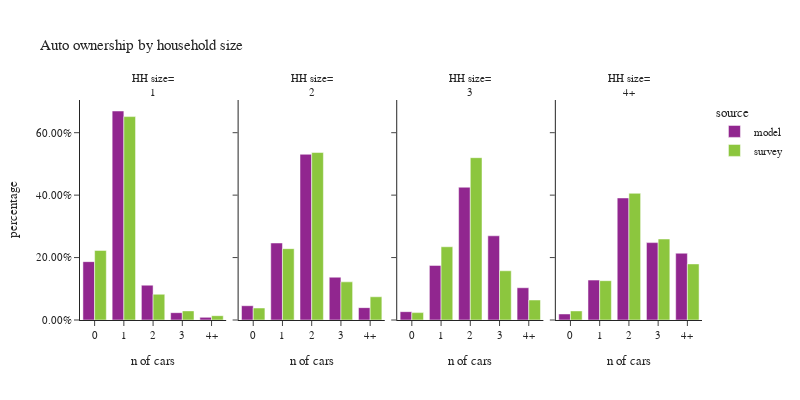

The notebook cell this image was saved under:
### Code cell
plot_auto(hh,'hhsize_simple','household size', 'HH size')

### Figure 1 — Plotly figure (JSON) as saved in the notebook; plotly's stock layout.template omitted (floating-point values rounded to 4 significant figures)
{"data": [{"alignmentgroup": "True", "customdata": [[90238], [323191], [53846], [11356], [4103]], "hovertemplate": "source=model<br>hhsize_simple=1<br>auto_ownership_simple=%{x}<br>percentage=%{y}<br>sample count=%{customdata[0]}<extra></extra>", "legendgroup": "model", "marker": {"color": "#91268F", "pattern": {"shape": ""}}, "name": "model", "offsetgroup": "model", "orientation": "v", "showlegend": true, "textposition": "auto", "type": "bar", "x": ["0", "1", "2", "3", "4+"], "xaxis": "x", "y": [0.1869, 0.6695, 0.1115, 0.02352, 0.0085], "yaxis": "y"}, {"alignmentgroup": "True", "customdata": [[26633], [143770], [309419], [79926], [23079]], "hovertemplate": "source=model<br>hhsize_simple=2<br>auto_ownership_simple=%{x}<br>percentage=%{y}<br>sample count=%{customdata[0]}<extra></extra>", "legendgroup": "model", "marker": {"color": "#91268F", "pattern": {"shape": ""}}, "name": "model", "offsetgroup": "model", "orientation": "v", "showlegend": false, "textposition": "auto", "type": "bar", "x": ["0", "1", "2", "3", "4+"], "xaxis": "x2", "y": [0.0457, 0.2467, 0.5309, 0.1371, 0.0396], "yaxis": "y2"}, {"alignmentgroup": "True", "customdata": [[7278], [47666], [115902], [73498], [28160]], "hovertemplate": "source=model<br>hhsize_simple=3<br>auto_ownership_simple=%{x}<br>percentage=%{y}<br>sample count=%{customdata[0]}<extra></extra>", "legendgroup": "model", "marker": {"color": "#91268F", "pattern": {"shape": ""}}, "name": "model", "offsetgroup": "model", "orientation": "v", "showlegend": false, "textposition": "auto", "type": "bar", "x": ["0", "1", "2", "3", "4+"], "xaxis": "x3", "y": [0.02671, 0.1749, 0.4253, 0.2697, 0.1033], "yaxis": "y3"}, {"alignmentgroup": "True", "customdata": [[7701], [50898], [155624], [98687], [85154]], "hovertemplate": "source=model<br>hhsize_simple=4+<br>auto_ownership_simple=%{x}<br>percentage=%{y}<br>sample count=%{customdata[0]}<extra></extra>", "legendgroup": "model", "marker": {"color": "#91268F", "pattern": {"shape": ""}}, "name": "model", "offsetgroup": "model", "orientation": "v", "showlegend": false, "textposition": "auto", "type": "bar", "x": ["0", "1", "2", "3", "4+"], "xaxis": "x4", "y": [0.01935, 0.1279, 0.391, 0.2479, 0.2139], "yaxis": "y4"}, {"alignmentgroup": "True", "customdata": [[490], [912], [110], [22], [13]], "hovertemplate": "source=survey<br>hhsize_simple=1<br>auto_ownership_simple=%{x}<br>percentage=%{y}<br>sample count=%{customdata[0]}<extra></extra>", "legendgroup": "survey", "marker": {"color": "#8CC63E", "pattern": {"shape": ""}}, "name": "survey", "offsetgroup": "survey", "orientation": "v", "showlegend": true, "textposition": "auto", "type": "bar", "x": ["0", "1", "2", "3", "4+"], "xaxis": "x", "y": [0.2229, 0.6516, 0.08246, 0.0292, 0.01382], "yaxis": "y"}, {"alignmentgroup": "True", "customdata": [[111], [515], [598], [128], [52]], "hovertemplate": "source=survey<br>hhsize_simple=2<br>auto_ownership_simple=%{x}<br>percentage=%{y}<br>sample count=%{customdata[0]}<extra></extra>", "legendgroup": "survey", "marker": {"color": "#8CC63E", "pattern": {"shape": ""}}, "name": "survey", "offsetgroup": "survey", "orientation": "v", "showlegend": false, "textposition": "auto", "type": "bar", "x": ["0", "1", "2", "3", "4+"], "xaxis": "x2", "y": [0.0384, 0.2286, 0.5364, 0.1222, 0.07438], "yaxis": "y2"}, {"alignmentgroup": "True", "customdata": [[11], [120], [175], [62], [22]], "hovertemplate": "source=survey<br>hhsize_simple=3<br>auto_ownership_simple=%{x}<br>percentage=%{y}<br>sample count=%{customdata[0]}<extra></extra>", "legendgroup": "survey", "marker": {"color": "#8CC63E", "pattern": {"shape": ""}}, "name": "survey", "offsetgroup": "survey", "orientation": "v", "showlegend": false, "textposition": "auto", "type": "bar", "x": ["0", "1", "2", "3", "4+"], "xaxis": "x3", "y": [0.02365, 0.2346, 0.52, 0.1577, 0.06403], "yaxis": "y3"}, {"alignmentgroup": "True", "customdata": [[11], [94], [203], [71], [44]], "hovertemplate": "source=survey<br>hhsize_simple=4+<br>auto_ownership_simple=%{x}<br>percentage=%{y}<br>sample count=%{customdata[0]}<extra></extra>", "legendgroup": "survey", "marker": {"color": "#8CC63E", "pattern": {"shape": ""}}, "name": "survey", "offsetgroup": "survey", "orientation": "v", "showlegend": false, "textposition": "auto", "type": "bar", "x": ["0", "1", "2", "3", "4+"], "xaxis": "x4", "y": [0.02906, 0.126, 0.4058, 0.2595, 0.1797], "yaxis": "y4"}], "layout": {"annotations": [{"font": {}, "showarrow": false, "text": "HH size=<br>1", "x": 0.1175, "xanchor": "center", "xref": "paper", "y": 1, "yanchor": "bottom", "yref": "paper"}, {"font": {}, "showarrow": false, "text": "HH size=<br>2", "x": 0.3725, "xanchor": "center", "xref": "paper", "y": 1, "yanchor": "bottom", "yref": "paper"}, {"font": {}, "showarrow": false, "text": "HH size=<br>3", "x": 0.6275, "xanchor": "center", "xref": "paper", "y": 1, "yanchor": "bottom", "yref": "paper"}, {"font": {}, "showarrow": false, "text": "HH size=<br>4+", "x": 0.8825, "xanchor": "center", "xref": "paper", "y": 1, "yanchor": "bottom", "yref": "paper"}], "barmode": "group", "font": {"size": 11}, "height": 400, "legend": {"title": {"text": "source"}, "tracegroupgap": 0}, "title": {"text": "Auto ownership by household size"}, "width": 800, "xaxis": {"anchor": "y", "domain": [0, 0.235], "title": {"text": "n of cars"}}, "xaxis2": {"anchor": "y2", "domain": [0.255, 0.49], "matches": "x", "title": {"text": "n of cars"}}, "xaxis3": {"anchor": "y3", "domain": [0.51, 0.745], "matches": "x", "title": {"text": "n of cars"}}, "xaxis4": {"anchor": "y4", "domain": [0.765, 1.0], "matches": "x", "title": {"text": "n of cars"}}, "yaxis": {"anchor": "x", "domain": [0, 1], "tickformat": ".2%", "title": {"text": "percentage"}}, "yaxis2": {"anchor": "x2", "domain": [0, 1], "matches": "y", "showticklabels": false, "tickformat": ".2%"}, "yaxis3": {"anchor": "x3", "domain": [0, 1], "matches": "y", "showticklabels": false, "tickformat": ".2%"}, "yaxis4": {"anchor": "x4", "domain": [0, 1], "matches": "y", "showticklabels": false, "tickformat": ".2%"}}}
